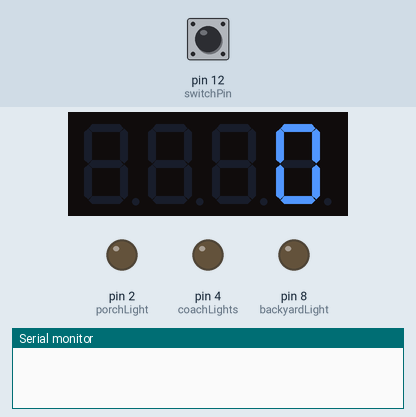
The sketch below on a simulated Arduino Uno, built with avr-gcc and run on an emulated ATmega328P. Shown: 4-digit seven-segment display, output pins drawn as LEDs (lit = HIGH), the last lines printed to the serial monitor. The test bench sets the inputs (shaded band); at power-on: pin 12 (switchPin) LOW.

Above: at 1.2 s.
1.3 s: pin 12 (switchPin) pulled HIGH for 1 s
At 2.9 s:
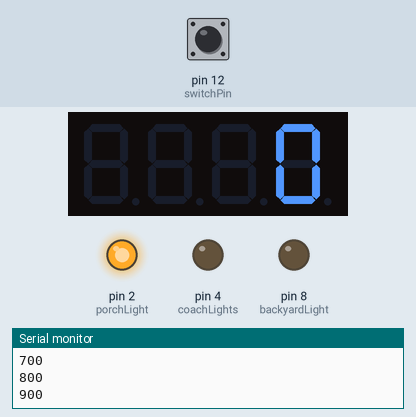
3.9 s: pin 12 (switchPin) pulled HIGH for 3.2 s
At 8.1 s:
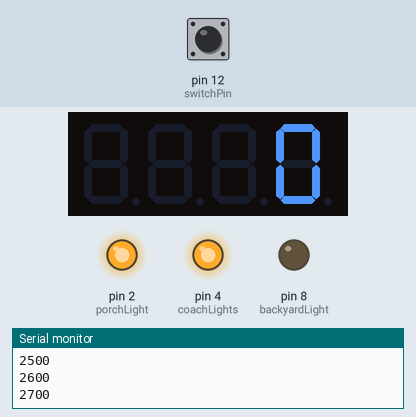
8.6 s: pin 12 (switchPin) pulled HIGH for 0.15 s
At 9.9 s:
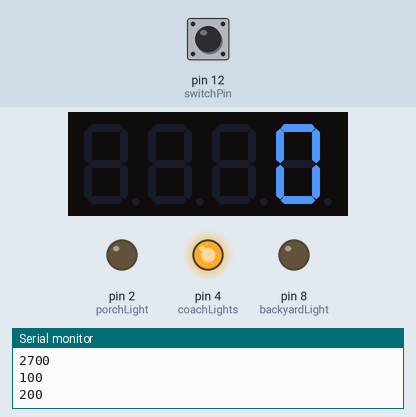
Timing chart, 0 to 11.6 s (numbered marks = the images above; inputs shaded):
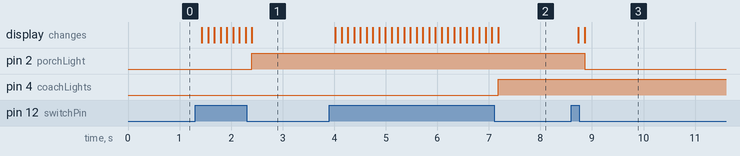

The sketch:

one-switch-light.ino
```cpp
/*
  My Science Fair Project
  The one switch Smart House
*/
#include <TM1637Display.h>  // 4-digit Diplay library

const int CLK = 6;          // Set the CLK pin connection to the display
const int DIO = 7;          // Set the DIO pin connection to the display

TM1637Display display(CLK, DIO);  // set up the 4-Digit Display.

int porchLight = 2;         // Prorch light should be conected to pin 2 on the arduino
int coachLights = 4;        // Coach lights should be conected to pin 4 on the arduino
int backyardLight = 8;      // Backyard light should be conected to pin 8 on the arduino
int switchPin = 12;         // Switch should be conected to pin 12 on the arduino
bool isPorchLightOn = false; // To track if the light is on or off
bool areCoachLightsOn = false; // To track if the light is on or off
bool isBackyardLightOn = false; // To track if the light is on or off

long timer = 0;             //

void setup()               // It is used to initialize variables, pin modes, etc. The setup function will only run once.
{
  pinMode(porchLight, OUTPUT); // Telling the arduino that the Light pin is an output
  pinMode(coachLights, OUTPUT); // Telling the arduino that the Light pin is an output
  pinMode(backyardLight, OUTPUT); // Telling the arduino that the Light pin is an output
  pinMode(switchPin, INPUT); // Telling the arduino that Switch pin is an input

  display.setBrightness(10); // Set brightness of LED display to 100%

  Serial.begin(9600);       //For debugging on serial port
}

void loop()                 // This function runs forever until it is on
{
  while (digitalRead(switchPin) == HIGH) //
  {
    delay (100);
    timer = timer + 100;
    display.showNumberDec(timer);
    Serial.println(timer);
  }

  if (timer > 100 && timer <= 1000)
  {
    isPorchLightOn = !isPorchLightOn;
    digitalWrite(porchLight, isPorchLightOn);
    timer = 0;
  }

  if ( timer > 1000 && timer <= 3000)
  {
    areCoachLightsOn = !areCoachLightsOn;
    digitalWrite(coachLights, areCoachLightsOn);
    timer = 0;
  }

  if (timer > 3000)
  {
    isBackyardLightOn = !isBackyardLightOn;
    digitalWrite(backyardLight, isBackyardLightOn);
    timer = 0;
  }
  display.showNumberDec(0);
}
```

Measured:
- after the input at 1.3 s, pin 2 (porchLight): LOW → HIGH after 1.1 s; the display: first changes after 0.13 s (image 1 shows a later state)
- after the input at 3.9 s, pin 4 (coachLights): LOW → HIGH after 3.3 s; the display: first changes after 0.12 s (image 2 shows a later state)
- after the input at 8.6 s, pin 2 (porchLight): HIGH → LOW after 0.26 s; the display: first changes after 0.14 s (image 3 shows a later state)
